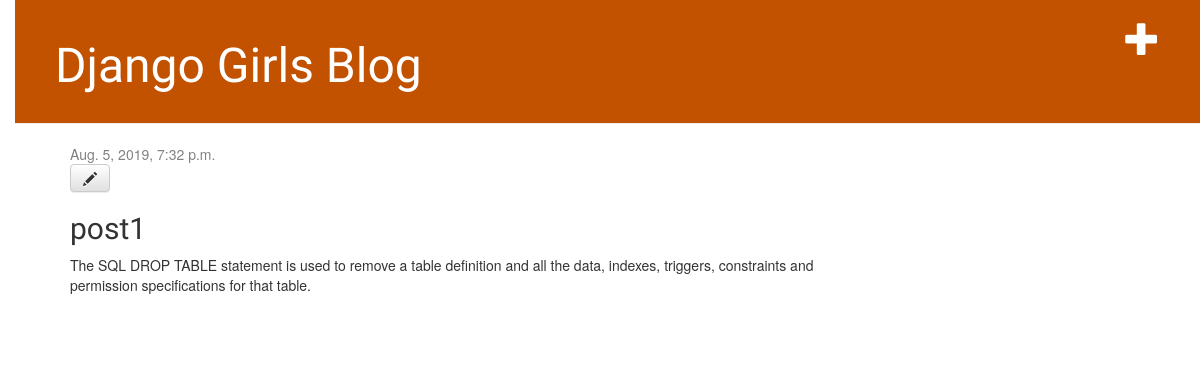
The app's page /post/1/ with its own data.
### blog/models.py (models this page shows, shortened)
class Post(models.Model):
    author = models.ForeignKey(settings.AUTH_USER_MODEL, on_delete=models.CASCADE)
    title = models.CharField(max_length=200)
    text = models.TextField()
    created_date = models.DateTimeField(default=timezone.now)
    published_date = models.DateTimeField(blank=True, null=True)

### blog/views.py (the view)
# urls.py: path('post/<int:pk>/', views.post_detail, name='post_detail'),
def post_detail(request, pk):
    post = get_object_or_404(Post, pk=pk)
    return render(request, 'blog/post_detail.html', {'post': post})

### blog/templates/blog/post_detail.html
{% extends 'blog/base.html' %}
{% block content %}
    <div class="post">
        {% if post.published_date %}
            <div class="date">
                {{ post.published_date }}
            </div>
        {% endif %}
        <a class="btn btn-default" href="{% url 'post_edit' pk=post.pk %}"><span class="glyphicon glyphicon-pencil"></span></a>
        <h2>{{ post.title }}</h2>
        <p>{{ post.text|linebreaksbr }}</p>
    </div>
{% endblock %}

### blog/static/css/blog.css (style rules this page uses)
body { padding-left: 15px; }
h1, h2, h3, h4 { font-family: 'Lobster', cursive; }
.date { color: #828282; }
.post { margin-bottom: 70px; }

### records on screen
Post: published_date "Aug. 5, 2019, 7:32 p.m.", title "post1", text "The SQL DROP TABLE statement is used to remove a table definition and all the data, indexes, triggers, constraints and permission specifications for that table."
